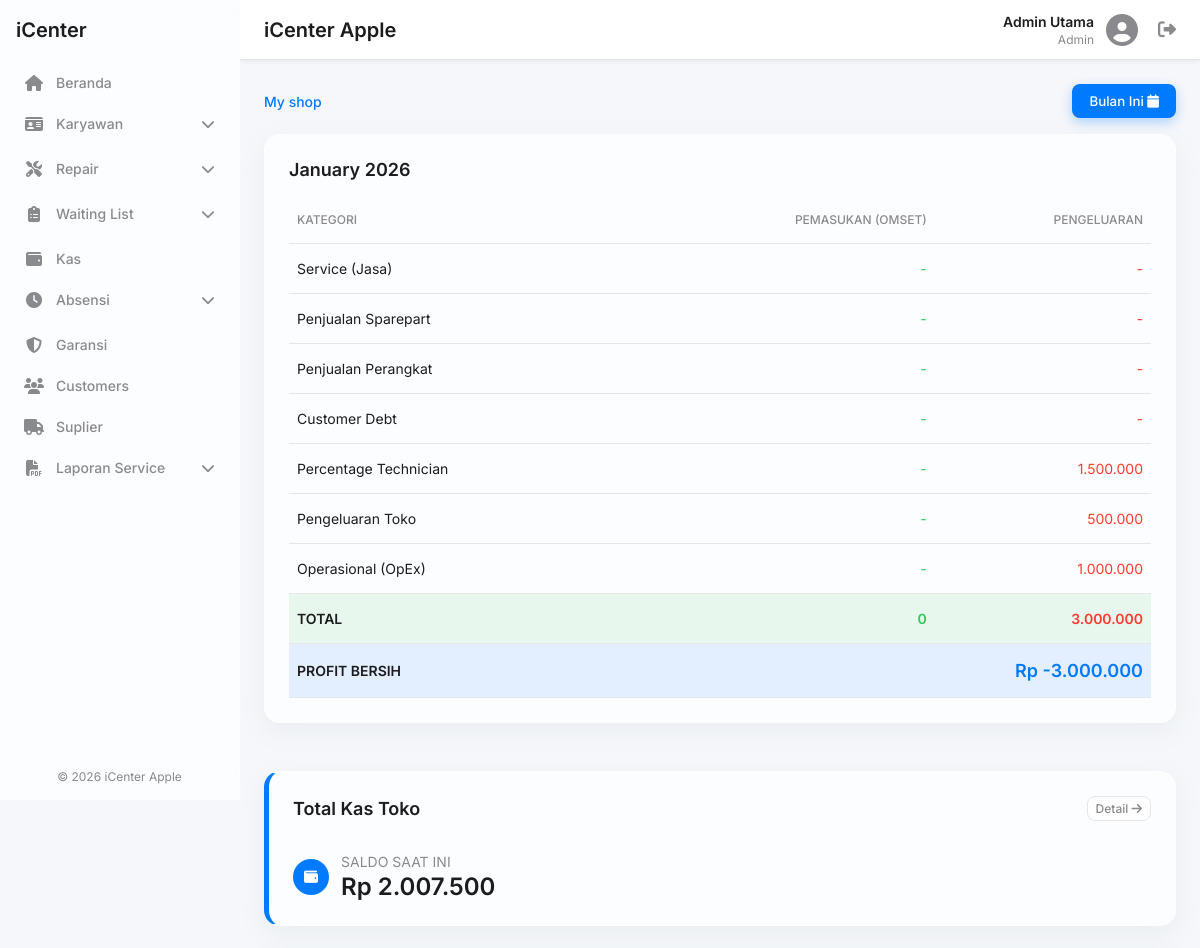
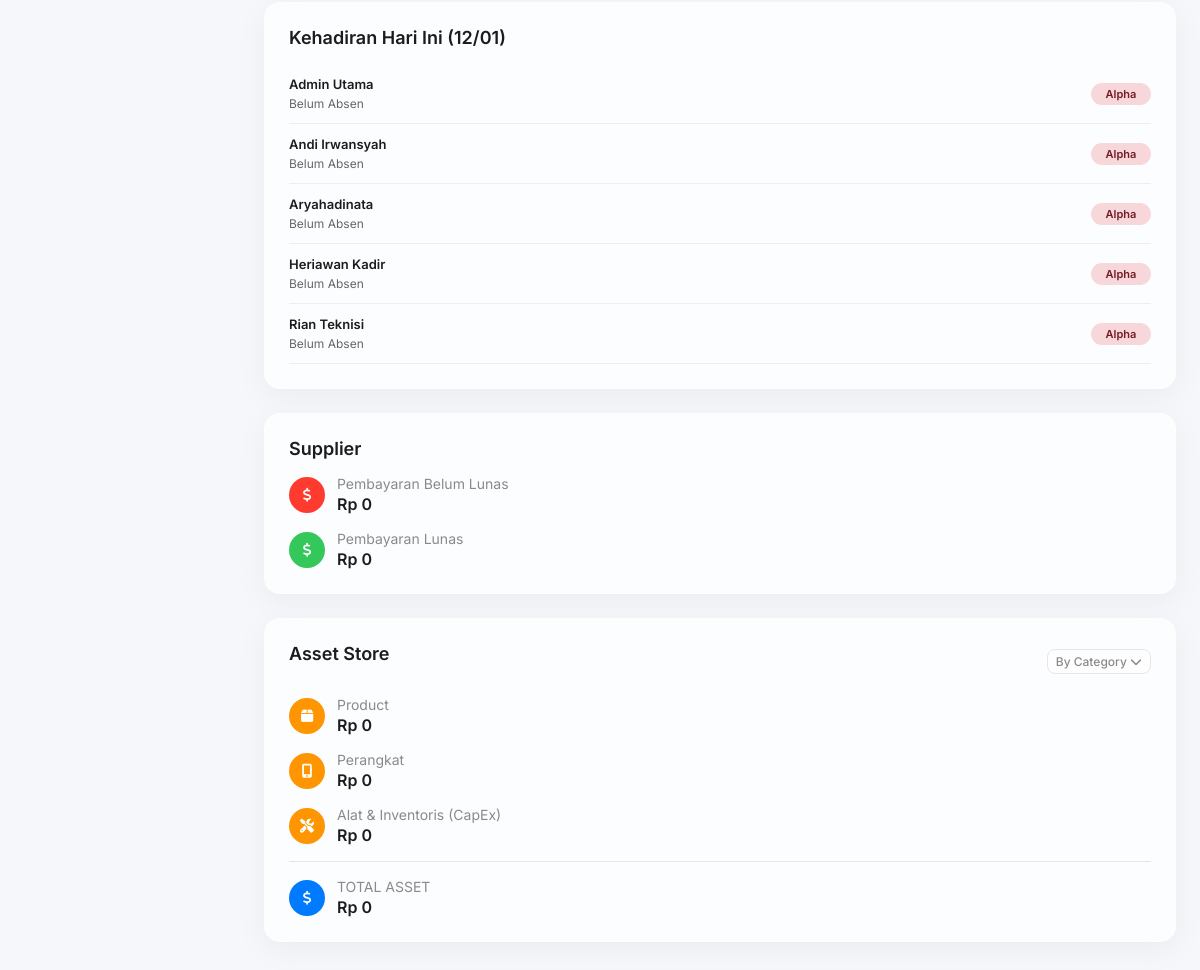
/index.php (signed in), run on the app's committed database (2 pictures, top to bottom).
### tables this page shows
CREATE TABLE `transaksi_kas` (
  `id` int(11) NOT NULL,
  `tanggal` datetime NOT NULL DEFAULT current_timestamp(),
  `jenis` enum('masuk','keluar') NOT NULL,
  `jumlah` decimal(15,2) NOT NULL,
  `saldo_terakhir` decimal(15,2) DEFAULT 0.00,
  `keterangan` varchar(255) NOT NULL
);

CREATE TABLE `users` (
  `id` bigint(20) UNSIGNED NOT NULL,
  `nama` varchar(100) DEFAULT NULL,
  `username` varchar(50) DEFAULT NULL,
  `password` text DEFAULT NULL,
  `role` enum('Admin','Teknisi','Front Desk','Markom','Manager','Owner') NOT NULL,
  `foto` varchar(255) DEFAULT NULL,
  `qr_token` varchar(255) DEFAULT NULL,
  `created_at` timestamp NULL DEFAULT current_timestamp()
);

### index.php (the view, shortened to what this page needs)
<?php
require_once 'includes/header.php';
$bulan_tahun = date('F Y');
$bulan_ini = date('m');
$tahun_ini = date('Y');
$hari_ini = date('Y-m-d');
$saldo_kas_saat_ini = 0;
$result_saldo = $conn->query("SELECT saldo_terakhir FROM transaksi_kas ORDER BY id DESC LIMIT 1");
if ($result_saldo && $result_saldo->num_rows > 0) {
    $saldo_kas_saat_ini = $result_saldo->fetch_assoc()['saldo_terakhir'];
}
$sql_total_service = "SELECT SUM(sub_total) as total FROM service
                      WHERE MONTH(tanggal) = '$bulan_ini'
                      AND YEAR(tanggal) = '$tahun_ini'
                      AND status_pembayaran = 'Lunas'";
$res_total_service = $conn->query($sql_total_service);
$total_revenue_service = ($res_total_service->fetch_assoc()['total']) ?? 0;
$sql_part_service = "SELECT SUM(sk.jumlah * ms.harga_jual) as total_part
                     FROM sparepart_keluar sk
                     JOIN master_sparepart ms ON sk.code_sparepart = ms.code_sparepart
                     JOIN service s ON sk.invoice_service = s.invoice
                     WHERE MONTH(s.tanggal) = '$bulan_ini'
                     AND YEAR(s.tanggal) = '$tahun_ini'
                     AND s.status_pembayaran = 'Lunas'";
$res_part_service = $conn->query($sql_part_service);
$total_part_in_service = ($res_part_service->fetch_assoc()['total_part']) ?? 0;
$sql_part_external = "SELECT SUM(psl.total_harga) as total_external
                      FROM pembelian_sparepart_luar psl
                      JOIN service s ON psl.invoice_service = s.invoice
                      WHERE MONTH(s.tanggal) = '$bulan_ini'
                      AND YEAR(s.tanggal) = '$tahun_ini'
                      AND s.status_pembayaran = 'Lunas'";
$res_part_external = $conn->query($sql_part_external);
$total_part_external = ($res_part_external->fetch_assoc()['total_external']) ?? 0;
$pemasukan_jasa_murni = $total_revenue_service - ($total_part_in_service + $total_part_external);
$sql_jual_langsung = "SELECT SUM(total) as total FROM penjualan_sparepart
                      WHERE MONTH(tanggal) = '$bulan_ini'
                      AND YEAR(tanggal) = '$tahun_ini'
                      AND status_pembayaran = 'Lunas'";
$res_jual_langsung = $conn->query($sql_jual_langsung);
$total_jual_langsung = ($res_jual_langsung->fetch_assoc()['total']) ?? 0;
$total_penjualan_sparepart = $total_jual_langsung + $total_part_in_service;
$manual_penjualan_perangkat = 0;
$manual_customer_debt_laba = 0;
$manual_customer_debt_beban = 0;
$manual_percentage_tech = 1500000;
$manual_pengeluaran_toko = 500000;
$manual_opex = 1000000;
$data_laporan = [
    "Service (Jasa)" => [
        "laba" => $pemasukan_jasa_murni,
        "pengeluaran" => 0
    ],
    "Penjualan Sparepart" => [
        "laba" => $total_penjualan_sparepart,
        "pengeluaran" => 0
    ],
    "Penjualan Perangkat" => [
        "laba" => $manual_penjualan_perangkat,
        "pengeluaran" => 0
    ],
    "Customer Debt" => [
        "laba" => $manual_customer_debt_laba,
        "pengeluaran" => $manual_customer_debt_beban
    ],
    "Percentage Technician" => [
        "laba" => 0,
        "pengeluaran" => $manual_percentage_tech
    ],
    "Pengeluaran Toko" => [
        "laba" => 0,
        "pengeluaran" => $manual_pengeluaran_toko
    ],
    "Operasional (OpEx)" => [
        "laba" => 0,
        "pengeluaran" => $manual_opex
    ],
];
$total_laba = array_sum(array_column($data_laporan, 'laba'));
$total_pengeluaran = array_sum(array_column($data_laporan, 'pengeluaran'));
$profit = $total_laba - $total_pengeluaran;
$absensi_list = [];
$sql_absen = "SELECT u.nama, u.role, a.waktu_masuk, a.waktu_keluar
              FROM users u
              LEFT JOIN absensi a ON u.id = a.user_id AND a.tanggal = '$hari_ini'
              WHERE u.role != 'owner'
              ORDER BY a.waktu_masuk DESC, u.nama ASC";
$res_absen = $conn->query($sql_absen);
if($res_absen) {
    while($row = $res_absen->fetch_assoc()) {
        $absensi_list[] = $row;
    }
}
?>
<div class="content-container">
    <div class="main-column">
        <div class="page-controls">
            <span class="page-path">My shop</span>
            <div class="filter-buttons">
                <button class="btn btn-primary">Bulan Ini <i class="fas fa-calendar"></i></button>
            </div>
        </div>
        <div class="report-card glass-effect">
            <h2 class="report-title"><?php echo $bulan_tahun; ?></h2>
            <div class="table-wrapper">
                <table class="report-table">
                    <thead>
                        <tr>
                            <th>KATEGORI</th>
                            <th class="text-right">PEMASUKAN (OMSET)</th>
                            <th class="text-right">PENGELUARAN</th>
                        </tr>
                    </thead>
                    <tbody>
                        <?php foreach ($data_laporan as $nama => $nilai): ?>
                        <tr>
                            <td><?php echo $nama; ?></td>
                            <td class="text-right text-success"><?php echo ($nilai['laba'] > 0) ? number_format($nilai['laba'], 0, ',', '.') : '-'; ?></td>
                            <td class="text-right text-danger"><?php echo ($nilai['pengeluaran'] > 0) ? number_format($nilai['pengeluaran'], 0, ',', '.') : '-'; ?></td>
                        </tr>
                        <?php endforeach; ?>
                    </tbody>
                    <tfoot>
                        <tr class="total-row">
                            <td>TOTAL</td>
                            <td class="text-right text-success"><?php echo number_format($total_laba, 0, ',', '.'); ?></td>
                            <td class="text-right text-danger"><?php echo number_format($total_pengeluaran, 0, ',', '.'); ?></td>
                        </tr>
                        <tr class="profit-row">
                            <td>PROFIT BERSIH</td>
                            <td colspan="2" class="text-right text-profit" style="font-size: 18px;">Rp <?php echo number_format($profit, 0, ',', '.'); ?></td>
                        </tr>
                    </tfoot>
                </table>
            </div>
        </div>
    </div>
    <aside class="right-column">
        <div class="summary-card glass-effect" style="border-left: 5px solid var(--accent-primary);">
            <div class="summary-header">
                <h3 class="summary-title" style="margin-bottom: 0;">Total Kas Toko</h3>
                <a href="kas.php" class="btn btn-tertiary">Detail <i class="fas fa-arrow-right"></i></a>
            </div>
            <div class="summary-total" style="padding-top: 16px; border-top: none;">
                <div class="summary-icon" style="background-color: var(--accent-primary);">
                    <i class="fas fa-wallet"></i>
                </div>
                <div class="summary-text">
                    <p>SALDO SAAT INI</p>
                    <span style="font-size: 24px;">Rp <?php echo number_format($saldo_kas_saat_ini, 0, ',', '.'); ?></span>
                </div>
            </div>
        </div>
        <div class="summary-card glass-effect">
            <h3 class="summary-title">Kehadiran Hari Ini (<?php echo date('d/m'); ?>)</h3>
            <div style="max-height: 300px; overflow-y: auto;">
                <?php if(empty($absensi_list)): ?>
                    <p style="text-align: center; color: #888;">Tidak ada data karyawan.</p>
                <?php else: ?>
                    <?php foreach($absensi_list as $absen): ?>
                        <?php
                            $is_present = !empty($absen['waktu_masuk']);
                            $is_out = !empty($absen['waktu_keluar']);
                            $jam_masuk = $is_present ? date('H:i', strtotime($absen['waktu_masuk'])) : '-';
                            $jam_keluar = $is_out ? date('H:i', strtotime($absen['waktu_keluar'])) : '-';
                            $durasi_teks = '-';
                        ?>
                        <div class="absensi-item">
                            <div>
                                <div style="font-weight: 600; font-size: 13px;"><?php echo htmlspecialchars($absen['nama']); ?></div>
                                <div class="absensi-time">
                                    <?php if($is_present): ?>
                                        <i class="fas fa-arrow-right" style="color:var(--accent-success)"></i> <?php echo $jam_masuk; ?> &nbsp;
                                        <?php if($is_out): ?>
                                            <i class="fas fa-arrow-left" style="color:var(--accent-danger)"></i> <?php echo $jam_keluar; ?>
                                        <?php else: ?>
                                            <span style="color: var(--accent-primary); font-size: 10px;">(Aktif)</span>
                                        <?php endif; ?>
                                        <br>
                                        <span style="color: #888; font-size: 10px;">Durasi: <?php echo $durasi_teks; ?></span>
                                    <?php else: ?>
                                        Belum Absen
                                    <?php endif; ?>
                                </div>
                            </div>
                            <div>
                                <?php if (!$is_present): ?>
                                    <span class="absensi-status status-belum">Alpha</span>
                                <?php elseif ($is_out): ?>
                                    <span class="absensi-status status-pulang">Pulang</span>
                                <?php else: ?>
                                    <span class="absensi-status status-hadir">Hadir</span>
                                <?php endif; ?>
                            </div>
                        </div>
                    <?php endforeach; ?>
                <?php endif; ?>
            </div>
        </div>
        <div class="summary-card glass-effect">
            <h3 class="summary-title">Supplier</h3>
            <div class="summary-item">
                <div class="summary-icon" style="background-color: #ff3b30;">
                    <i class="fas fa-dollar-sign"></i>
                </div>
                <div class="summary-text">
                    <p>Pembayaran Belum Lunas</p>
                    <span>Rp 0</span>
                </div>
            </div>
            <div class="summary-item">
                <div class="summary-icon" style="background-color: #34c759;">
                    <i class="fas fa-dollar-sign"></i>
                </div>
                <div class="summary-text">
                    <p>Pembayaran Lunas</p>
                    <span>Rp 0</span>
                </div>
            </div>
        </div>
        <div class="summary-card glass-effect">
            <div class="summary-header">
                <h3 class="summary-title">Asset Store</h3>
                <button class="btn btn-tertiary">By Category <i class="fas fa-chevron-down"></i></button>
            </div>
            <div class="summary-item">
                <div class="summary-icon" style="background-color: #ff9500;">
                    <i class="fas fa-box"></i>
                </div>
                <div class="summary-text">
                    <p>Product</p>
                    <span>Rp 0</span>
                </div>
            </div>
             <div class="summary-item">
                <div class="summary-icon" style="background-color: #ff9500;">
                    <i class="fas fa-mobile-alt"></i>
                </div>
                <div class="summary-text">
                    <p>Perangkat</p>
                    <span>Rp 0</span>
                </div>
            </div>
            <div class="summary-item">
                <div class="summary-icon" style="background-color: #ff9500;">
                    <i class="fas fa-tools"></i>
                </div>
                <div class="summary-text">
                    <p>Alat & Inventoris (CapEx)</p>
                    <span>Rp 0</span>
                </div>
            </div>
            <div class="summary-total">
                <div class="summary-icon" style="background-color: #007aff;">
                    <i class="fas fa-dollar-sign"></i>
                </div>
                <div class="summary-text">
                    <p>TOTAL ASSET</p>
                    <span>Rp 0</span>
                </div>
            </div>
        </div>
    </aside>
</div>
<?php
require_once 'includes/footer.php';
?>

### data on the page
transaksi_kas: saldo_terakhir "2.007.500"
users: nama "Admin Utama"
users: nama "Andi Irwansyah"
users: nama "Aryahadinata"
users: nama "Heriawan Kadir"
users: nama "Rian Teknisi"

### other printed values
$_SESSION['nama'] "Admin Utama"
$_SESSION['role'] "Admin"
$nama "Service (Jasa)"
$nama "Penjualan Sparepart"
$nama "Penjualan Perangkat"
$nama "Customer Debt"
$nama "Percentage Technician"
$nilai['pengeluaran'] "1.500.000"
$nama "Pengeluaran Toko"
$nilai['pengeluaran'] "500.000"
$nama "Operasional (OpEx)"
$nilai['pengeluaran'] "1.000.000"
$total_laba "0"
$total_pengeluaran "3.000.000"
$profit "-3.000.000"
